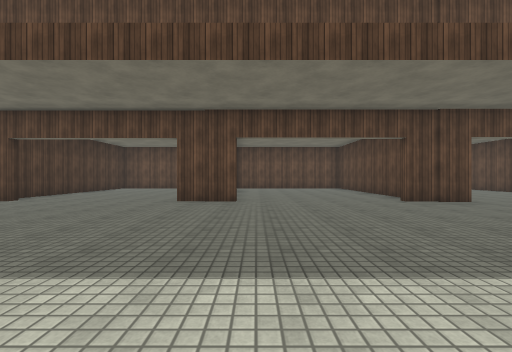
[1] (above)

17 first-person views from a walk through a scene from a Unity 3-D project. The camera is 1.2 m above the floor, looks level and sees 90° across. The floor is counted in squares, 2 m on a side. Each view is taken from the middle of a square. On the plan, view 1 faces up. The plan holds only what a view shows up to about 9 squares ahead; the rest is blank. The place goes on beyond the plan. Some animated figures are not drawn. Surface patterns are stand-ins for the level's own textures.

[2]
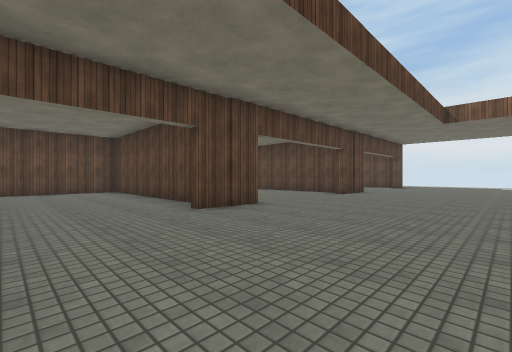

[3]
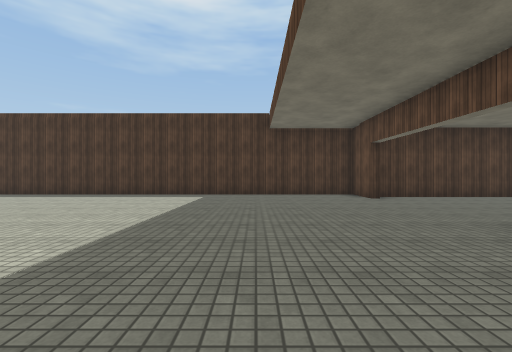

[4]
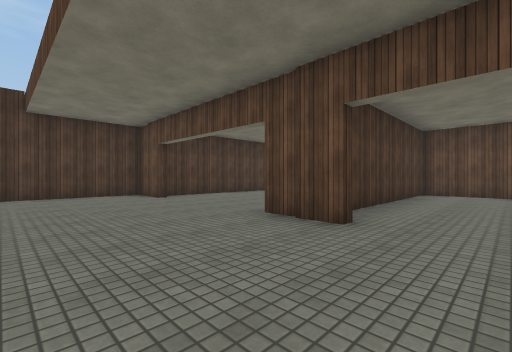

[5]
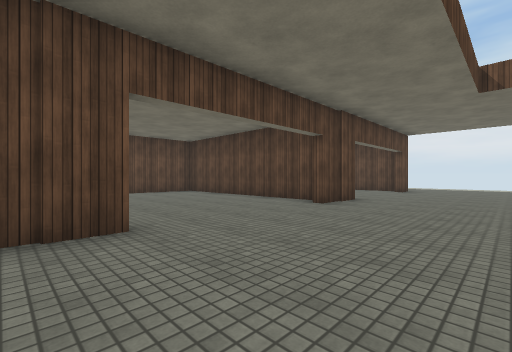

[6]
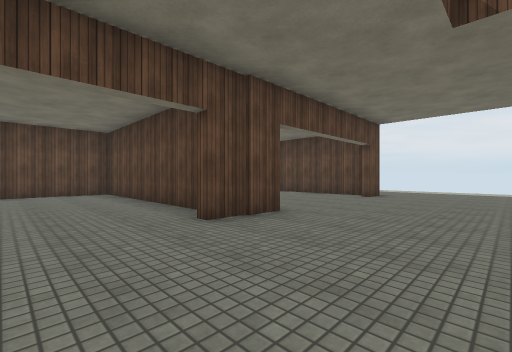

[7]
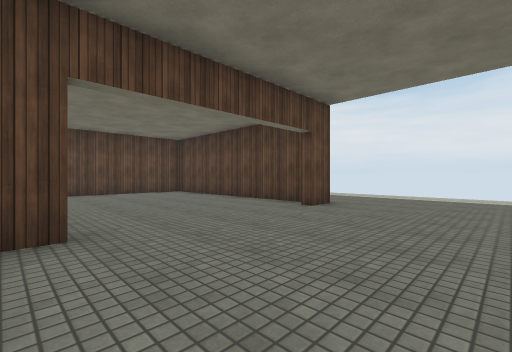

[8]
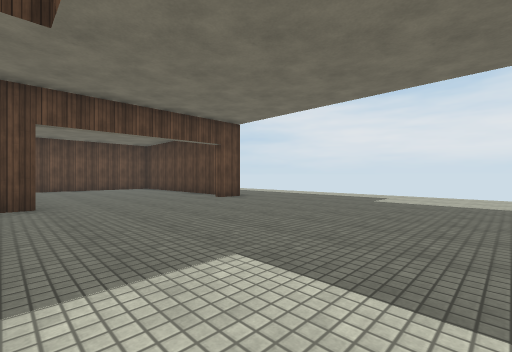

[9]
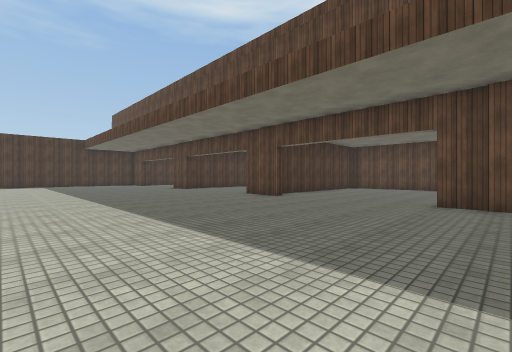

[10]
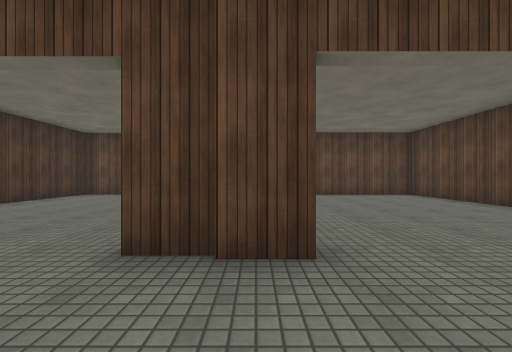

[11]
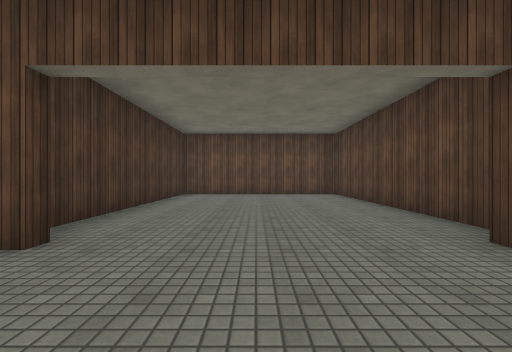

[12]
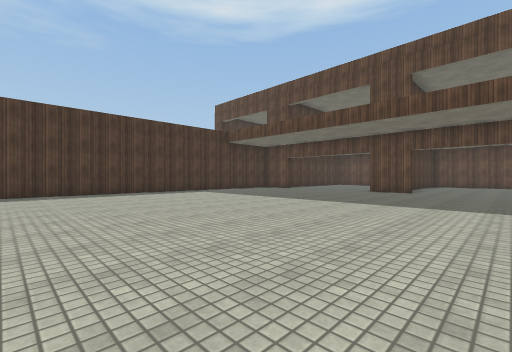

[13]
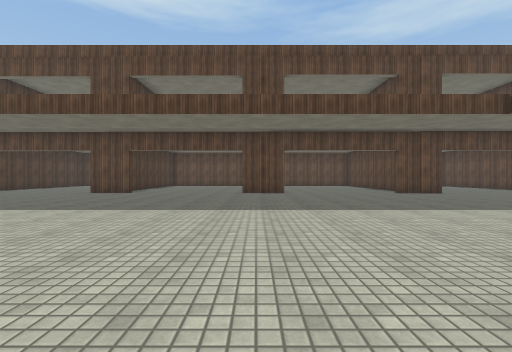

[14]
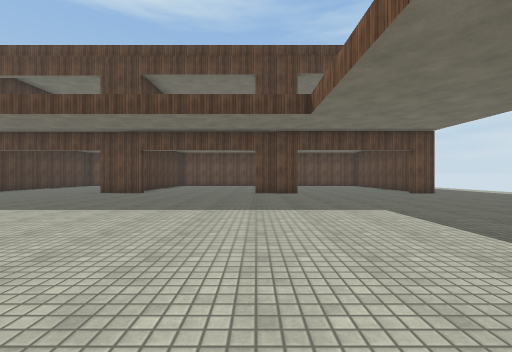

[15]
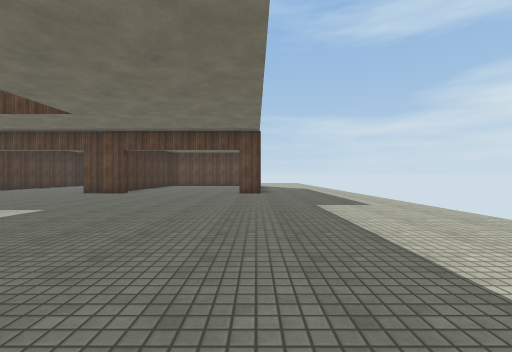

[16]
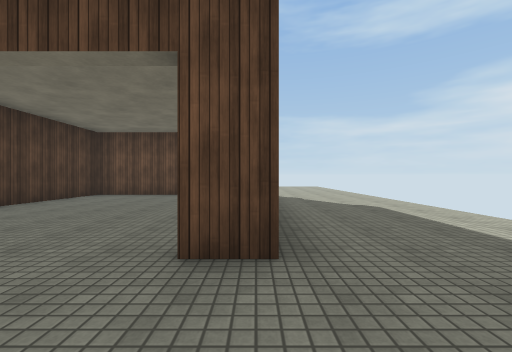

[17]
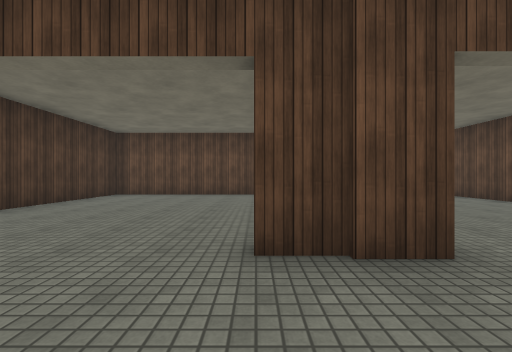

### Floor plan
Points are (right, up) in squares from view 1. A wall is a line through its corners. A room is listed if a view was taken in it or the views show most of it. See-through windows are left out.
Room 1 (views 1, 2, 3, 4, 5, 6, 7, 8, 9, 10, 11, 12, 13, 14, 15, 16, 17)
walls: (5, 5.8) (3.5, 5.8); (4, 7) (4, 11.8); (9.5, 6.5) (9.5, 12.3) (4.5, 12.3) (4.5, 6.8); (10.5, 5.8) (8.9, 5.8); (-0.4, 5.8) (-1.2, 5.8); (-1.1, 6.1) (-1.9, 6.1); (-1.4, 6.9) (-1.4, 12.3) (-6.4, 12.3) (-6.4, 6.5); (14.9, 6.2) (14.9, 12.3) (9.9, 12.3) (9.9, 9); (15.2, 5.8) (14.4, 5.8); (3.4, 12.3) (-1, 12.3) (-1, 7.4); (-5.8, 6.1) (-7.4, 6.1) (-7.4, -5.4)
ways out: opening at (17, 13.7)

Where each view was taken, in squares from view 1:
view 1: 0 up, 0 right, facing up
view 2: 2 up, 1 right, facing up-right
view 3: 3 up, 1 right, facing left
view 4: 3 up, 1 right, facing up-left
view 5: 3 up, 4 right, facing up-right
view 6: 3 up, 7 right, facing up-right
view 7: 3 up, 10 right, facing up-right
view 8: 0 up, 10 right, facing up-right
view 9: 0 up, 10 right, facing up-left
view 10: 4 up, 10 right, facing up
view 11: 4 up, 4 left, facing up
view 12: 4 down, 2 right, facing up-left
view 13: 3 down, 4 right, facing up
view 14: 3 down, 9 right, facing up
view 15: 3 down, 15 right, facing up
view 16: 4 up, 15 right, facing up
view 17: 4 up, 9 right, facing up
